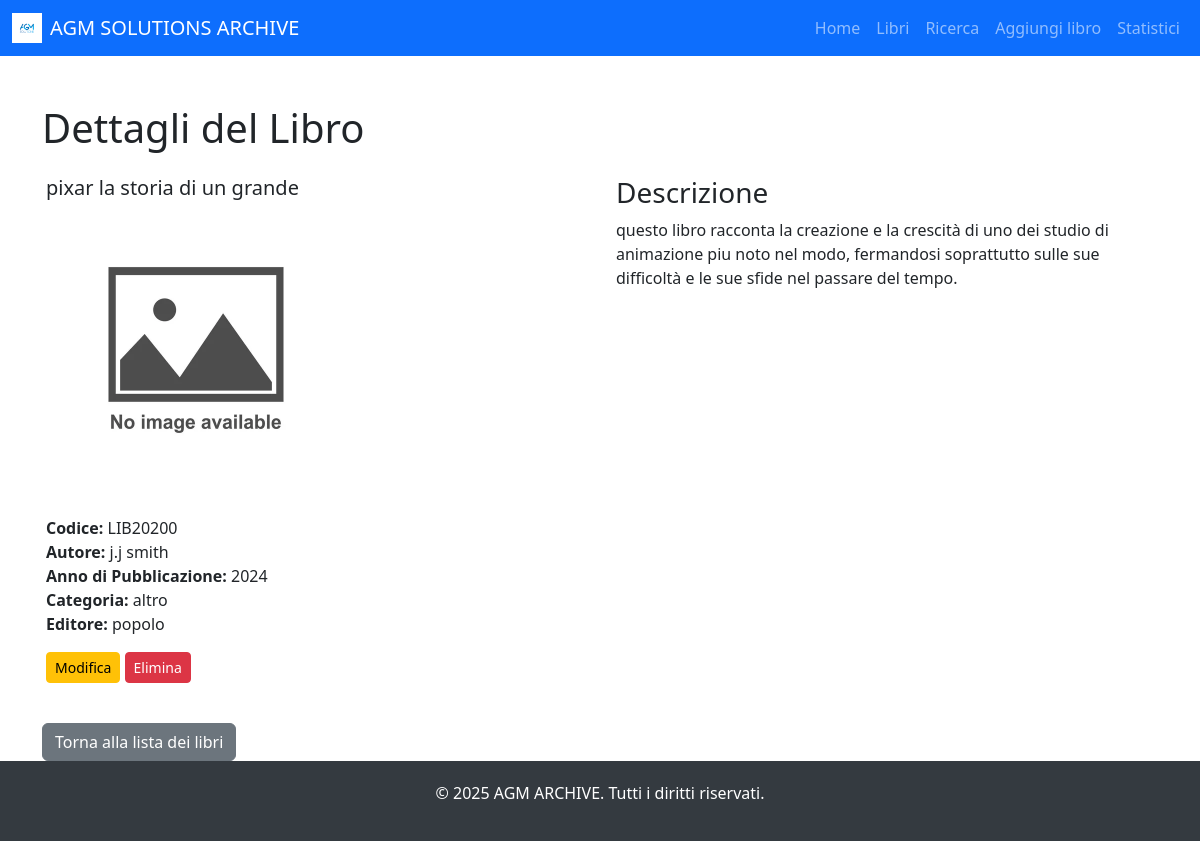
/libro/9//, run on the app's committed database.
### libro/models.py (models this page shows, shortened)
class Libro(models.Model):
    R =  'ROMANZO'
    FS = 'FANTASCIENZA'
    BD = 'BD'
    HO = 'HOROR'
    AL = 'ALTRO'
    CATEGORY_CHOICES = [
        (R, 'romanzo'),
        (FS, 'fantascienza'),
        (BD, 'bd'),
        (HO, 'horor'),
        (AL, 'altro'),
    ]
    titolo = models.CharField(max_length=200)
    autore = models.CharField(max_length=100)
    anno_pubblicazione = models.IntegerField(null=True,blank=True,
        validators=[
            MinValueValidator(1000),      # Il valore deve essere >= 1000
            MaxValueValidator(2025),     # Il valore deve essere <= 2025
        ])
    immagine = models.ImageField(upload_to='copertine_libri/', null=True, blank=True)  # Il campo immagine
    codice_univoco = models.CharField(max_length=50, unique=True, default=genera_codice_univoco, editable=False)
    editore = models.CharField(max_length=100)
    categoria = models.CharField(
        max_length=12,
        choices=CATEGORY_CHOICES,
        default=AL,
        null=True,
        blank=True
    )
    descrizione = models.TextField(blank=True, null=True)
    """experience = models.IntegerField(
        default=0,
        validators=[
            MinValueValidator(0),      # Il valore deve essere >= 0
            MaxValueValidator(100),     # Il valore deve essere <= 100
        ]
    )"""

### libro/views.py (the view)
# urls.py: path('libro/<int:id>//',dettagli_libro, name='dettagli_libro'), # per i dettagli di un libro
def dettagli_libro(request, id):
    libro = get_object_or_404(Libro, id=id)
    return render(request, 'libro/dettagli_libro.html', {'libro': libro})

### libro/templates/libro/dettagli_libro.html (shortened to what this page needs)
{% extends 'libro/base.html' %}
{% load static %}
{% block content %}
    <h1>Dettagli del Libro</h1>
        <div class="row">
            <div class="col-md-6 bg-white text-dark p-3">
                <div class="card-body">
                    <h5 class="card-title">{{ libro.titolo }}</h5>
                    {% if libro.immagine %}
                        <img src="{{ libro.immagine.url }}" alt="{{ libro.titolo }}" class="img-fluid mb-3" style="max-width: 300px;">
                    {% else %}
                         <img src="{% static 'images/no-image.png' %}" alt="No Image" class="img-fluid mb-3" style="max-width: 300px;">
                    {% endif %}
                    <p class="card-text">
                        <strong>Codice:</strong> {{ libro.codice_univoco }}<br>
                        <strong>Autore:</strong> {{ libro.autore }}<br>
                        <strong>Anno di Pubblicazione:</strong> {{ libro.anno_pubblicazione }}<br>
                        <strong>Categoria:</strong> {{ libro.get_categoria_display }}<br>
                        <strong>Editore:</strong> {{ libro.editore }}<br>
                    </p>
                    <a href="{% url 'modifica_libro' libro.id %}" class="btn btn-warning btn-sm">Modifica</a>
                    <a href="{% url 'elimina_libro' libro.id %}" class="btn btn-danger btn-sm">Elimina</a>
                </div>
            </div>
            <div class="col-md-6 bg-white text-dark p-3">
               <h3>Descrizione</h3>
               <p>{{ libro.descrizione }}</p>
            </div>
        </div>
    <br>
    <a href="{% url 'lista_libri' %}" class="btn btn-secondary">Torna alla lista dei libri</a>
{% endblock %}

### libro/templates/libro/base.html (style rules this page uses)
html, body { height: 100%; margin: 0; }
body { display: flex; flex-direction: column; background-image: url('static/images/AGM_FONT.png'); background-size: cover; background-repeat: no-repeat; background-position: center center; }

### data on the page
Libro: titolo "pixar la storia di un grande", codice_univoco "LIB20200", autore "j.j smith", anno_pubblicazione "2024", categoria "altro", editore "popolo", descrizione "questo libro racconta la creazione e la crescità di uno dei studio di animazione piu noto nel modo, fermandosi soprattutto sulle sue difficoltà e le sue sfide nel passare del tempo."
